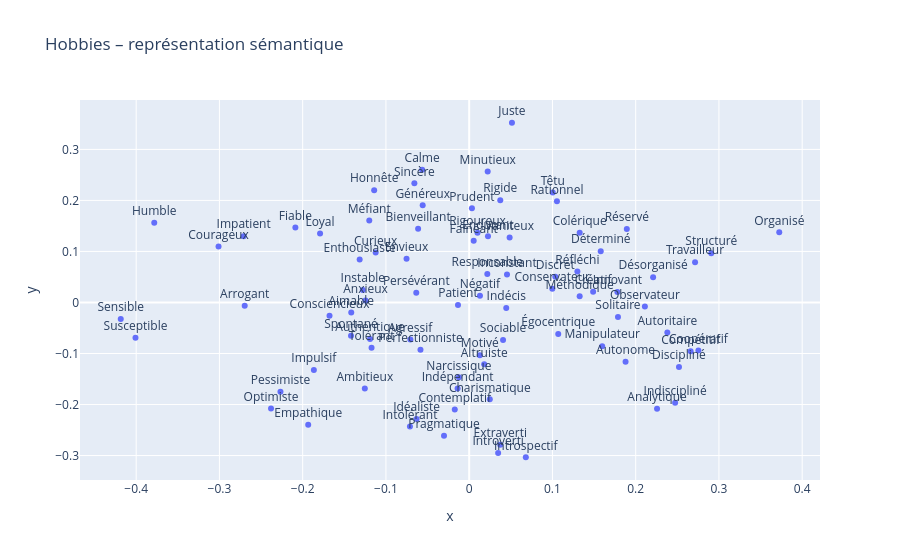

Notebook cell for this chart:
### Code cell
import plotly.express as px

fig = px.scatter(
    x=vectors_2d[:, 0],
    y=vectors_2d[:, 1],
    text=hobbies,
    title="Hobbies – représentation sémantique"
)

fig.update_traces(textposition='top center')
fig.show()

### Figure 1 — Plotly figure (JSON) as saved in the notebook; plotly's stock layout.template omitted (floating-point values rounded to 4 significant figures)
{"data": [{"hovertemplate": "x=%{x}<br>y=%{y}<br>text=%{text}<extra></extra>", "legendgroup": "", "marker": {"color": "#636efa", "symbol": "circle"}, "mode": "markers+text", "name": "", "orientation": "v", "showlegend": false, "text": ["Altruiste", "Ambitieux", "Aimable", "Authentique", "Bienveillant", "Calme", "Charismatique", "Consciencieux", "Coopératif", "Courageux", "Créatif", "Curieux", "Déterminé", "Discipliné", "Empathique", "Endurant", "Enthousiaste", "Fiable", "Généreux", "Honnête", "Humble", "Indépendant", "Innovant", "Juste", "Loyal", "Méthodique", "Motivé", "Optimiste", "Organisé", "Patient", "Persévérant", "Prudent", "Responsable", "Rigoureux", "Sincère", "Sociable", "Tolérant", "Travailleur", "Analytique", "Autonome", "Compétitif", "Conservateur", "Contemplatif", "Discret", "Introverti", "Extraverti", "Idéaliste", "Indécis", "Introspectif", "Méfiant", "Minutieux", "Observateur", "Perfectionniste", "Pragmatique", "Rationnel", "Réfléchi", "Réservé", "Sensible", "Solitaire", "Spontané", "Structuré", "Agressif", "Anxieux", "Arrogant", "Autoritaire", "Colérique", "Désorganisé", "Égocentrique", "Envieux", "Fainéant", "Impatient", "Impulsif", "Inconstant", "Indiscipliné", "Instable", "Intolérant", "Manipulateur", "Narcissique", "Négatif", "Pessimiste", "Rigide", "Susceptible", "Têtu", "Vaniteux"], "textposition": "top center", "type": "scatter", "x": [0.01803, -0.1254, -0.1416, -0.1191, -0.06134, -0.05646, 0.02475, -0.1678, 0.2753, -0.3011, 0.1489, -0.1123, 0.158, 0.252, -0.1934, 0.02257, -0.1315, -0.2088, -0.05585, -0.1141, -0.3783, -0.01393, 0.178, 0.05138, -0.1791, 0.1327, 0.01276, -0.238, 0.3724, -0.01346, -0.06355, 0.003293, 0.02175, 0.01, -0.06584, 0.04067, -0.1173, 0.2713, 0.2256, 0.1878, 0.266, 0.09982, -0.01731, 0.1034, 0.03479, 0.03732, -0.0632, 0.04451, 0.06803, -0.12, 0.02222, 0.211, -0.05851, -0.03024, 0.1054, 0.13, 0.1893, -0.4185, 0.1787, -0.1419, 0.2908, -0.07066, -0.1245, -0.2696, 0.238, 0.1327, 0.2209, 0.107, -0.07525, 0.005422, -0.2709, -0.1866, 0.04543, 0.2473, -0.1278, -0.07117, 0.1598, -0.01237, 0.01294, -0.2267, 0.03733, -0.4008, 0.1003, 0.04859], "xaxis": "x", "y": [-0.1213, -0.1688, -0.01976, -0.07144, 0.1444, 0.26, -0.1897, -0.02614, -0.09402, 0.1098, 0.02121, 0.09801, 0.1006, -0.1262, -0.2395, 0.1296, 0.08426, 0.1472, 0.1904, 0.22, 0.1564, -0.1684, 0.02033, 0.3522, 0.1351, 0.01216, -0.1033, -0.2079, 0.1375, -0.004948, 0.01905, 0.1846, 0.0557, 0.1367, 0.2336, -0.07334, -0.08856, 0.07892, -0.2085, -0.1162, -0.09566, 0.02697, -0.2099, 0.05037, -0.2948, -0.2789, -0.2282, -0.01073, -0.3033, 0.1606, 0.2565, -0.007839, -0.09253, -0.2612, 0.1982, 0.06066, 0.1442, -0.03253, -0.02853, -0.06545, 0.09652, -0.07272, 0.004095, -0.006387, -0.05867, 0.1368, 0.04964, -0.06165, 0.08554, 0.1209, 0.1299, -0.1321, 0.05473, -0.1965, 0.02459, -0.2432, -0.08572, -0.1467, 0.01327, -0.1749, 0.2006, -0.06897, 0.2158, 0.1273], "yaxis": "y"}], "layout": {"legend": {"tracegroupgap": 0}, "title": {"text": "Hobbies – représentation sémantique"}, "xaxis": {"anchor": "y", "domain": [0, 1], "title": {"text": "x"}}, "yaxis": {"anchor": "x", "domain": [0, 1], "title": {"text": "y"}}}}
